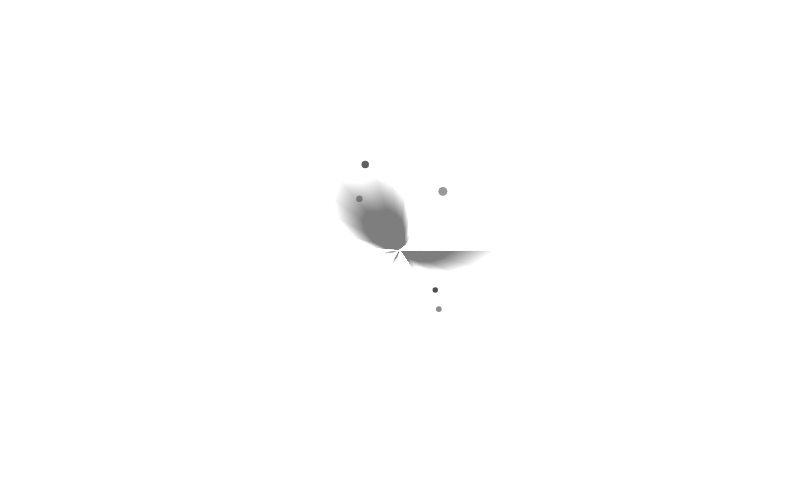
Frame 1 (no input)
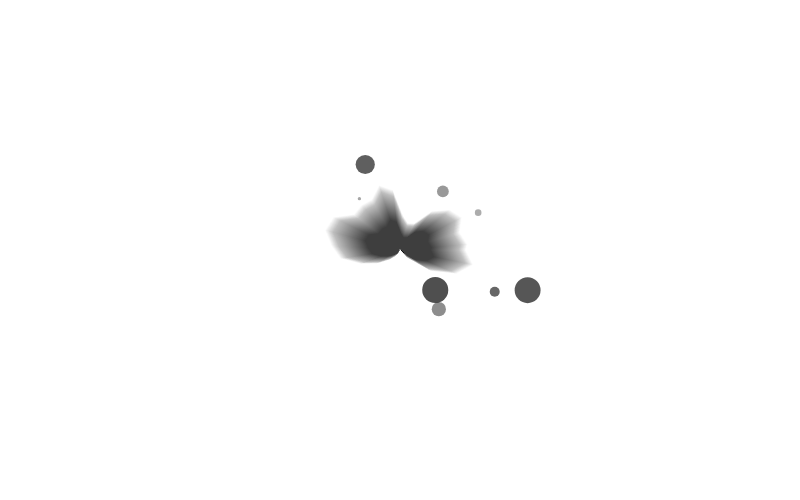
Frame 60 (no input)
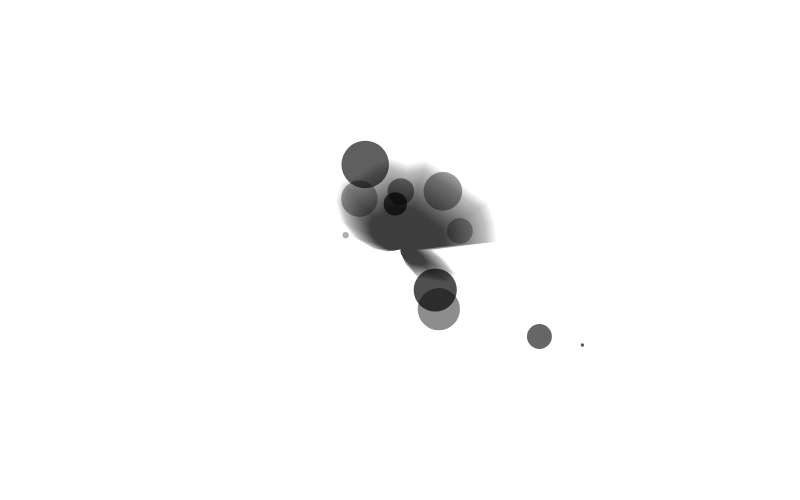
Frame 120 (the mouse pressed at the canvas centre since frame 60)

The p5.js sketch that drew these frames (run headless with seeded random() and noise() and a simulated clock; from frame 60 on, the mouse is pressed at the canvas centre):

// p5.js sketch
// ── sketch.js
let doudous = [];
let ininum = 5;
let maxNum = 40;
let dous = [];
let change = 0;

function setup() {
  createCanvas(800, 500);
  for (i = 0; i < ininum; i++) {
    doudous.push(new doudou());
  }
  for (let i = 0; i < 300; i++) {
    dous.push(new dou(0.15 * i, i * 0.5));
  }
}

function draw() {
  clear();
  for (let i = 0; i < dous.length; i++) {
    dous[i].display();
  }

  change += 0.01;

  //add new doudou
  if (doudous.length < maxNum && frameCount % 20 == 0) {
    doudous.push(new doudou());
  }

  // remove doudou
  if (doudous.length >= maxNum) {
    for (let i = doudous.length - 1; i >= 0; i--) {
      // remove if outside canvas
      if (
        doudous[i].x < 0 ||
        doudous[i].x > width ||
        doudous[i].y < 0 ||
        doudous[i].y > height
      ) {
        doudous.splice(i, 1);
        continue;
      }

      if (
        doudous[i].x >= 395 &&
        doudous[i].x <= 405 &&
        doudous[i].y >= 245 &&
        doudous[i].y <= 255 &&
        doudous[i].s < 0.5
      ) {
        doudous.splice(i, 1);
      }
    }
  }

  //console.log(doudous.length);
  for (i = 0; i < doudous.length; i++) {
    doudous[i].move();
    doudous[i].display();
  }
}

class doudou {
  constructor(x, y, s, shade, theta) {
    this.x = random(300, 500);
    this.y = random(150, 350);
    this.s = random(5, 10);
    this.shade = random(50, 200);
    this.theta = random(0, 0.5 * PI);
    this.speed = sin(frameCount);
  }

  /*move() {
  this.s += map(noise(frameCount * 0.05 + this.x), 0, 1, -0.5, 0.5);
  this.shade += map(noise(frameCount * 0.05 + this.y), 0, 1, -3, 3);
}*/
  move() {
    //this.speed += sin(frameCount);

    let centerD = dist(width / 2, height / 2, this.x, this.y);

    if (centerD < 3) {
      this.s += map(cos(this.theta), -1, 1, -2, 2);
      //console.log('some particle is in the middle');
    } else if (this.x < width / 2 && this.y < height / 2) {
      this.x -= this.speed;
      this.y -= this.speed;
      this.s += map(cos(this.theta), -1, 1, -0.8, 0.8);
    } else if (this.x > width / 2 && this.y < height / 2) {
      this.x += this.speed;
      this.y -= this.speed;
      this.s += map(cos(this.theta), -1, 1, -0.8, 0.8);
    } else if (this.x < width / 2 && this.y > height / 2) {
      this.x -= this.speed;
      this.y += this.speed;
      this.s += map(cos(this.theta), -1, 1, -0.8, 0.8);
    } else if ((this.x > width / 2, this.y > height / 2)) {
      this.x += this.speed;
      this.y += this.speed;
      this.s += map(cos(this.theta), -1, 1, -0.8, 0.8);
    }
    this.theta += random(0.01, 0.05);
    //this.s += map(cos(this.theta), -1, 1, -0.8, 0.8);
    //this.shade += map(sin(this.theta), -1, 1, -20, 20);
  }

  display() {
    fill(0, this.shade);
    noStroke();
    circle(this.x, this.y, this.s);
  }
}

class dou {
  constructor(radius, roughness) {
    this.radius = radius;
    this.roughness = roughness;
    this.alpha = 1;
  }

  display() {
    push();
    translate(400, 250);
    noStroke();
    if (this.alpha <= 8) {
      this.alpha += 0.01;
    } else {
      this.alpha = 8;
    }
    fill(0, this.alpha);

    beginShape();
    let off = 0;
    for (let a = 0; a < TWO_PI; a += 0.2) {
      let offset = map(
        noise(off, change),
        0,
        1,
        -this.roughness,
        this.roughness
      );
      let r = this.radius + offset;
      let x = r * cos(a);
      let y = r * sin(a);
      vertex(x, y);
      off += 0.1;
    }
    endShape(CLOSE);
    pop();
  }
}

// ── style.css
html,
body {
  margin: 0;
  padding: 0;
}

canvas {
  display: block;
}

.main-wrapper {
  max-width: 800px;
  margin: 0 auto;
  padding: 50px 0;
}
